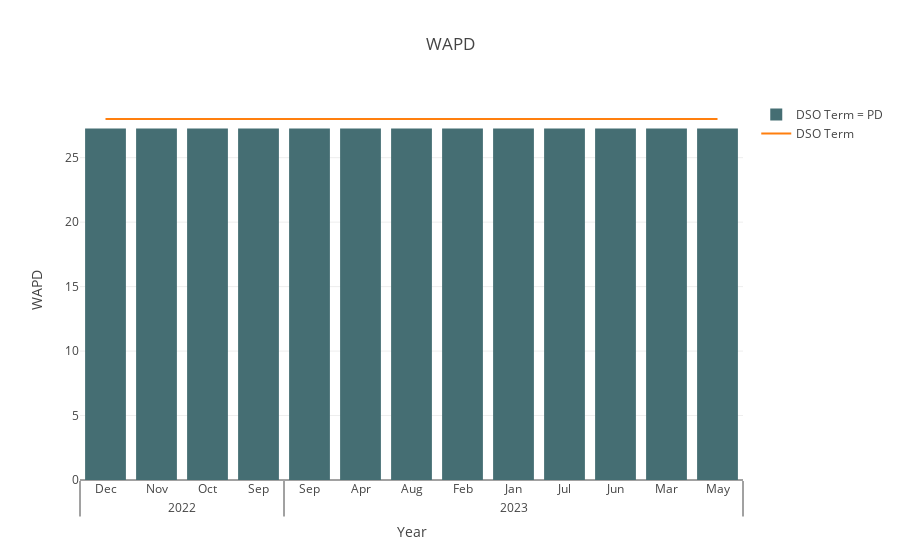

The notebook cell saved with this chart:
### Markdown cell above
## Customer

### Code cell
customer = "2057194397"
t = search_customer(customer)

### Figure 1 — Plotly figure (JSON) as saved in the notebook; plotly's stock layout.template omitted (floating-point values rounded to 4 significant figures)
{"data": [{"marker": {"color": "#456e73"}, "name": "DSO Term = PD", "type": "bar", "x": [[2022, 2022, 2022, 2022, 2023, 2023, 2023, 2023, 2023, 2023, 2023, 2023, 2023], ["Dec", "Nov", "Oct", "Sep", "Apr", "Aug", "Feb", "Jan", "Jul", "Jun", "Mar", "May", "Sep"]], "y": [27.26, 27.26, 27.26, 27.26, 27.26, 27.26, 27.26, 27.26, 27.26, 27.26, 27.26, 27.26, 27.26]}, {"mode": "lines", "name": "DSO Term", "type": "scatter", "x": [[2022, 2022, 2022, 2022, 2023, 2023, 2023, 2023, 2023, 2023, 2023, 2023, 2023], ["Dec", "Nov", "Oct", "Sep", "Apr", "Aug", "Feb", "Jan", "Jul", "Jun", "Mar", "May", "Sep"]], "y": [28, 28, 28, 28, 28, 28, 28, 28, 28, 28, 28, 28, 28]}], "layout": {"autosize": true, "barmode": "group", "title": {"text": "WAPD"}, "xaxis": {"autorange": true, "range": [-0.5, 12.5], "title": {"text": "Year"}, "type": "multicategory"}, "yaxis": {"autorange": true, "range": [0, 29.47], "title": {"text": "WAPD"}, "type": "linear"}}}
